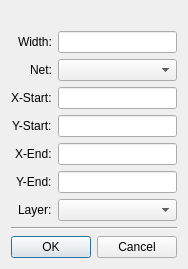
<?xml version="1.0" encoding="UTF-8"?>
<ui version="4.0">
 <class>dlg_track</class>
 <widget class="QDialog" name="dlg_track">
  <property name="geometry">
   <rect>
    <x>0</x>
    <y>0</y>
    <width>201</width>
    <height>361</height>
   </rect>
  </property>
  <property name="windowTitle">
   <string>Track</string>
  </property>
  <property name="modal">
   <bool>true</bool>
  </property>
  <layout class="QVBoxLayout" name="verticalLayout">
   <property name="sizeConstraint">
    <enum>QLayout::SetFixedSize</enum>
   </property>
   <item>
    <widget class="QLabel" name="label_9">
     <property name="text">
      <string/>
     </property>
     <property name="pixmap">
      <pixmap resource="xeda.qrc">:/via/via.png</pixmap>
     </property>
     <property name="alignment">
      <set>Qt::AlignCenter</set>
     </property>
    </widget>
   </item>
   <item>
    <layout class="QFormLayout" name="formLayout">
     <property name="fieldGrowthPolicy">
      <enum>QFormLayout::AllNonFixedFieldsGrow</enum>
     </property>
     <property name="labelAlignment">
      <set>Qt::AlignRight|Qt::AlignTrailing|Qt::AlignVCenter</set>
     </property>
     <item row="0" column="0">
      <widget class="QLabel" name="label">
       <property name="text">
        <string>Width:</string>
       </property>
      </widget>
     </item>
     <item row="0" column="1">
      <widget class="QLineEdit" name="lineEdit"/>
     </item>
     <item row="1" column="0">
      <widget class="QLabel" name="label_2">
       <property name="text">
        <string>Net:</string>
       </property>
      </widget>
     </item>
     <item row="1" column="1">
      <widget class="QComboBox" name="comboBox"/>
     </item>
     <item row="2" column="0">
      <widget class="QLabel" name="label_3">
       <property name="text">
        <string>X-Start:</string>
       </property>
      </widget>
     </item>
     <item row="2" column="1">
      <widget class="QLineEdit" name="lineEdit_2"/>
     </item>
     <item row="3" column="0">
      <widget class="QLabel" name="label_4">
       <property name="text">
        <string>Y-Start:</string>
       </property>
      </widget>
     </item>
     <item row="3" column="1">
      <widget class="QLineEdit" name="lineEdit_3"/>
     </item>
     <item row="4" column="0">
      <widget class="QLabel" name="label_5">
       <property name="text">
        <string>X-End:</string>
       </property>
      </widget>
     </item>
     <item row="4" column="1">
      <widget class="QLineEdit" name="lineEdit_4"/>
     </item>
     <item row="5" column="0">
      <widget class="QLabel" name="label_6">
       <property name="text">
        <string>Y-End:</string>
       </property>
      </widget>
     </item>
     <item row="5" column="1">
      <widget class="QLineEdit" name="lineEdit_5"/>
     </item>
     <item row="6" column="0">
      <widget class="QLabel" name="label_7">
       <property name="text">
        <string>Layer:</string>
       </property>
      </widget>
     </item>
     <item row="6" column="1">
      <widget class="QComboBox" name="comboBox_2"/>
     </item>
    </layout>
   </item>
   <item>
    <widget class="Line" name="line">
     <property name="orientation">
      <enum>Qt::Horizontal</enum>
     </property>
    </widget>
   </item>
   <item>
    <widget class="QDialogButtonBox" name="buttonBox">
     <property name="standardButtons">
      <set>QDialogButtonBox::Cancel|QDialogButtonBox::Ok</set>
     </property>
    </widget>
   </item>
  </layout>
 </widget>
 <resources>
  <include location="xeda.qrc"/>
 </resources>
 <connections/>
</ui>
